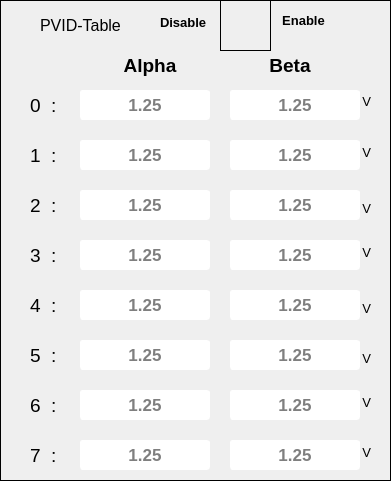
    <widget class="QFrame" name="frame">
     <property name="geometry">
      <rect>
       <x>620</x>
       <y>10</y>
       <width>391</width>
       <height>481</height>
      </rect>
     </property>
     <property name="styleSheet">
      <string notr="true">border: 1px solid black;</string>
     </property>
     <property name="frameShape">
      <enum>QFrame::StyledPanel</enum>
     </property>
     <property name="frameShadow">
      <enum>QFrame::Raised</enum>
     </property>
     <widget class="QLineEdit" name="lineEdit_PVID_A_6">
      <property name="geometry">
       <rect>
        <x>80</x>
        <y>390</y>
        <width>130</width>
        <height>30</height>
       </rect>
      </property>
      <property name="font">
       <font>
        <pointsize>13</pointsize>
        <weight>75</weight>
        <bold>true</bold>
       </font>
      </property>
      <property name="styleSheet">
       <string notr="true">QLineEdit{
	background-color: rgb(255, 255, 255);
	color: rgb(0, 0, 0);
border:1px solid white;
border-radius:3px;
}

QLineEdit::hover{
border:2px solid  rgb(173, 77, 12);
}

QLineEdit::focus{
border:2px solid red;
	background-color: rgb(255, 173, 101);
}</string>
      </property>
      <property name="alignment">
       <set>Qt::AlignCenter</set>
      </property>
      <property name="placeholderText">
       <string>1.25</string>
      </property>
     </widget>
     <widget class="QLabel" name="label_RailA_18">
      <property name="geometry">
       <rect>
        <x>30</x>
        <y>90</y>
        <width>31</width>
        <height>30</height>
       </rect>
      </property>
      <property name="font">
       <font>
        <family>Arial</family>
        <pointsize>14</pointsize>
       </font>
      </property>
      <property name="styleSheet">
       <string notr="true">border: none;
color: rgb(0, 0, 0);</string>
      </property>
      <property name="frameShape">
       <enum>QFrame::NoFrame</enum>
      </property>
      <property name="text">
       <string>0  :</string>
      </property>
      <property name="alignment">
       <set>Qt::AlignLeading|Qt::AlignLeft|Qt::AlignVCenter</set>
      </property>
     </widget>
     <widget class="QLineEdit" name="lineEdit_PVID_A_7">
      <property name="geometry">
       <rect>
        <x>80</x>
        <y>440</y>
        <width>130</width>
        <height>30</height>
       </rect>
      </property>
      <property name="font">
       <font>
        <pointsize>13</pointsize>
        <weight>75</weight>
        <bold>true</bold>
       </font>
      </property>
      <property name="styleSheet">
       <string notr="true">QLineEdit{
	background-color: rgb(255, 255, 255);
	color: rgb(0, 0, 0);
border:1px solid white;
border-radius:3px;
}

QLineEdit::hover{
border:2px solid  rgb(173, 77, 12);
}

QLineEdit::focus{
border:2px solid red;
	background-color: rgb(255, 173, 101);
}</string>
      </property>
      <property name="alignment">
       <set>Qt::AlignCenter</set>
      </property>
      <property name="placeholderText">
       <string>1.25</string>
      </property>
     </widget>
     <widget class="QLineEdit" name="lineEdit_PVID_B_6">
      <property name="geometry">
       <rect>
        <x>230</x>
        <y>390</y>
        <width>130</width>
        <height>30</height>
       </rect>
      </property>
      <property name="font">
       <font>
        <pointsize>13</pointsize>
        <weight>75</weight>
        <bold>true</bold>
       </font>
      </property>
      <property name="styleSheet">
       <string notr="true">QLineEdit{
	background-color: rgb(255, 255, 255);
	color: rgb(0, 0, 0);
border:1px solid white;
border-radius:3px;
}

QLineEdit::hover{
border:2px solid  rgb(173, 77, 12);
}

QLineEdit::focus{
border:2px solid red;
	background-color: rgb(255, 173, 101);
}</string>
      </property>
      <property name="alignment">
       <set>Qt::AlignCenter</set>
      </property>
      <property name="placeholderText">
       <string>1.25</string>
      </property>
     </widget>
     <widget class="QLineEdit" name="lineEdit_PVID_A_3">
      <property name="geometry">
       <rect>
        <x>80</x>
        <y>240</y>
        <width>130</width>
        <height>30</height>
       </rect>
      </property>
      <property name="font">
       <font>
        <pointsize>13</pointsize>
        <weight>75</weight>
        <bold>true</bold>
       </font>
      </property>
      <property name="styleSheet">
       <string notr="true">QLineEdit{
	background-color: rgb(255, 255, 255);
	color: rgb(0, 0, 0);
border:1px solid white;
border-radius:3px;
}

QLineEdit::hover{
border:2px solid  rgb(173, 77, 12);
}

QLineEdit::focus{
border:2px solid red;
	background-color: rgb(255, 173, 101);
}</string>
      </property>
      <property name="alignment">
       <set>Qt::AlignCenter</set>
      </property>
      <property name="placeholderText">
       <string>1.25</string>
      </property>
     </widget>
     <widget class="QLineEdit" name="lineEdit_PVID_B_1">
      <property name="geometry">
       <rect>
        <x>230</x>
        <y>140</y>
        <width>130</width>
        <height>30</height>
       </rect>
      </property>
      <property name="font">
       <font>
        <pointsize>13</pointsize>
        <weight>75</weight>
        <bold>true</bold>
       </font>
      </property>
      <property name="styleSheet">
       <string notr="true">QLineEdit{
	background-color: rgb(255, 255, 255);
	color: rgb(0, 0, 0);
border:1px solid white;
border-radius:3px;
}

QLineEdit::hover{
border:2px solid  rgb(173, 77, 12);
}

QLineEdit::focus{
border:2px solid red;
	background-color: rgb(255, 173, 101);
}</string>
      </property>
      <property name="alignment">
       <set>Qt::AlignCenter</set>
      </property>
      <property name="placeholderText">
       <string>1.25</string>
      </property>
     </widget>
     <widget class="QPushButton" name="pushButton_Enable_APD_railA">
      <property name="geometry">
       <rect>
        <x>220</x>
        <y>0</y>
        <width>51</width>
        <height>51</height>
       </rect>
      </property>
      <property name="mouseTracking">
       <bool>true</bool>
      </property>
      <property name="tabletTracking">
       <bool>true</bool>
      </property>
      <property name="styleSheet">
       <string notr="true">QPushButton{
border-image: url(:/C:/Users/MukeshChaudhary/PycharmProjects/pythonProject/GUI_IMAGE/but0.png);
}


QPushButton::hover {
border-image: url(:/C:/Users/MukeshChaudhary/PycharmProjects/pythonProject/GUI_IMAGE/but0_hover.png);
	}
</string>
      </property>
      <property name="text">
       <string/>
      </property>
      <property name="checkable">
       <bool>true</bool>
      </property>
      <property name="default">
       <bool>true</bool>
      </property>
     </widget>
     <widget class="QLabel" name="label_RailA_20">
      <property name="geometry">
       <rect>
        <x>30</x>
        <y>190</y>
        <width>31</width>
        <height>30</height>
       </rect>
      </property>
      <property name="font">
       <font>
        <family>Arial</family>
        <pointsize>14</pointsize>
       </font>
      </property>
      <property name="styleSheet">
       <string notr="true">border: none;
color: rgb(0, 0, 0);</string>
      </property>
      <property name="frameShape">
       <enum>QFrame::NoFrame</enum>
      </property>
      <property name="text">
       <string>2  :</string>
      </property>
      <property name="alignment">
       <set>Qt::AlignLeading|Qt::AlignLeft|Qt::AlignVCenter</set>
      </property>
     </widget>
     <widget class="QLineEdit" name="lineEdit_PVID_A_4">
      <property name="geometry">
       <rect>
        <x>80</x>
        <y>290</y>
        <width>130</width>
        <height>30</height>
       </rect>
      </property>
      <property name="font">
       <font>
        <pointsize>13</pointsize>
        <weight>75</weight>
        <bold>true</bold>
       </font>
      </property>
      <property name="styleSheet">
       <string notr="true">QLineEdit{
	background-color: rgb(255, 255, 255);
	color: rgb(0, 0, 0);
border:1px solid white;
border-radius:3px;
}

QLineEdit::hover{
border:2px solid  rgb(173, 77, 12);
}

QLineEdit::focus{
border:2px solid red;
	background-color: rgb(255, 173, 101);
}</string>
      </property>
      <property name="alignment">
       <set>Qt::AlignCenter</set>
      </property>
      <property name="placeholderText">
       <string>1.25</string>
      </property>
     </widget>
     <widget class="QLineEdit" name="lineEdit_PVID_A_0">
      <property name="geometry">
       <rect>
        <x>80</x>
        <y>90</y>
        <width>130</width>
        <height>30</height>
       </rect>
      </property>
      <property name="font">
       <font>
        <pointsize>13</pointsize>
        <weight>75</weight>
        <bold>true</bold>
       </font>
      </property>
      <property name="styleSheet">
       <string notr="true">QLineEdit{
	background-color: rgb(255, 255, 255);
	color: rgb(0, 0, 0);
border:1px solid white;
border-radius:3px;
}

QLineEdit::hover{
border:2px solid  rgb(173, 77, 12);
}

QLineEdit::focus{
border:2px solid red;
	background-color: rgb(255, 173, 101);
}</string>
      </property>
      <property name="alignment">
       <set>Qt::AlignCenter</set>
      </property>
      <property name="placeholderText">
       <string>1.25</string>
      </property>
     </widget>
     <widget class="QLineEdit" name="lineEdit_PVID_B_3">
      <property name="geometry">
       <rect>
        <x>230</x>
        <y>240</y>
        <width>130</width>
        <height>30</height>
       </rect>
      </property>
      <property name="font">
       <font>
        <pointsize>13</pointsize>
        <weight>75</weight>
        <bold>true</bold>
       </font>
      </property>
      <property name="styleSheet">
       <string notr="true">QLineEdit{
	background-color: rgb(255, 255, 255);
	color: rgb(0, 0, 0);
border:1px solid white;
border-radius:3px;
}

QLineEdit::hover{
border:2px solid  rgb(173, 77, 12);
}

QLineEdit::focus{
border:2px solid red;
	background-color: rgb(255, 173, 101);
}</string>
      </property>
      <property name="alignment">
       <set>Qt::AlignCenter</set>
      </property>
      <property name="placeholderText">
       <string>1.25</string>
      </property>
     </widget>
     <widget class="QLineEdit" name="lineEdit_PVID_A_5">
      <property name="geometry">
       <rect>
        <x>80</x>
        <y>340</y>
        <width>130</width>
        <height>30</height>
       </rect>
      </property>
      <property name="font">
       <font>
        <pointsize>13</pointsize>
        <weight>75</weight>
        <bold>true</bold>
       </font>
      </property>
      <property name="styleSheet">
       <string notr="true">QLineEdit{
	background-color: rgb(255, 255, 255);
	color: rgb(0, 0, 0);
border:1px solid white;
border-radius:3px;
}

QLineEdit::hover{
border:2px solid  rgb(173, 77, 12);
}

QLineEdit::focus{
border:2px solid red;
	background-color: rgb(255, 173, 101);
}</string>
      </property>
      <property name="alignment">
       <set>Qt::AlignCenter</set>
      </property>
      <property name="placeholderText">
       <string>1.25</string>
      </property>
     </widget>
     <widget class="QLineEdit" name="lineEdit_PVID_A_2">
      <property name="geometry">
       <rect>
        <x>80</x>
        <y>190</y>
        <width>130</width>
        <height>30</height>
       </rect>
      </property>
      <property name="font">
       <font>
        <pointsize>13</pointsize>
        <weight>75</weight>
        <bold>true</bold>
       </font>
      </property>
      <property name="styleSheet">
       <string notr="true">QLineEdit{
	background-color: rgb(255, 255, 255);
	color: rgb(0, 0, 0);
border:1px solid white;
border-radius:3px;
}

QLineEdit::hover{
border:2px solid  rgb(173, 77, 12);
}

QLineEdit::focus{
border:2px solid red;
	background-color: rgb(255, 173, 101);
}</string>
      </property>
      <property name="alignment">
       <set>Qt::AlignCenter</set>
      </property>
      <property name="placeholderText">
       <string>1.25</string>
      </property>
     </widget>
     <widget class="QLineEdit" name="lineEdit_PVID_B_0">
      <property name="geometry">
       <rect>
        <x>230</x>
        <y>90</y>
        <width>130</width>
        <height>30</height>
       </rect>
      </property>
      <property name="font">
       <font>
        <pointsize>13</pointsize>
        <weight>75</weight>
        <bold>true</bold>
       </font>
      </property>
      <property name="styleSheet">
       <string notr="true">QLineEdit{
	background-color: rgb(255, 255, 255);
	color: rgb(0, 0, 0);
border:1px solid white;
border-radius:3px;
}

QLineEdit::hover{
border:2px solid  rgb(173, 77, 12);
}

QLineEdit::focus{
border:2px solid red;
	background-color: rgb(255, 173, 101);
}</string>
      </property>
      <property name="alignment">
       <set>Qt::AlignCenter</set>
      </property>
      <property name="placeholderText">
       <string>1.25</string>
      </property>
     </widget>
     <widget class="QLabel" name="label_RailA_19">
      <property name="geometry">
       <rect>
        <x>30</x>
        <y>140</y>
        <width>31</width>
        <height>30</height>
       </rect>
      </property>
      <property name="font">
       <font>
        <family>Arial</family>
        <pointsize>14</pointsize>
       </font>
      </property>
      <property name="styleSheet">
       <string notr="true">border: none;
color: rgb(0, 0, 0);</string>
      </property>
      <property name="frameShape">
       <enum>QFrame::NoFrame</enum>
      </property>
      <property name="text">
       <string>1  :</string>
      </property>
      <property name="alignment">
       <set>Qt::AlignLeading|Qt::AlignLeft|Qt::AlignVCenter</set>
      </property>
     </widget>
     <widget class="QLabel" name="label_RailA_22">
      <property name="geometry">
       <rect>
        <x>30</x>
        <y>290</y>
        <width>31</width>
        <height>30</height>
       </rect>
      </property>
      <property name="font">
       <font>
        <family>Arial</family>
        <pointsize>14</pointsize>
       </font>
      </property>
      <property name="styleSheet">
       <string notr="true">border: none;
color: rgb(0, 0, 0);</string>
      </property>
      <property name="frameShape">
       <enum>QFrame::NoFrame</enum>
      </property>
      <property name="text">
       <string>4  :</string>
      </property>
      <property name="alignment">
       <set>Qt::AlignLeading|Qt::AlignLeft|Qt::AlignVCenter</set>
      </property>
     </widget>
     <widget class="QLineEdit" name="lineEdit_PVID_A_1">
      <property name="geometry">
       <rect>
        <x>80</x>
        <y>140</y>
        <width>130</width>
        <height>30</height>
       </rect>
      </property>
      <property name="font">
       <font>
        <pointsize>13</pointsize>
        <weight>75</weight>
        <bold>true</bold>
       </font>
      </property>
      <property name="styleSheet">
       <string notr="true">QLineEdit{
	background-color: rgb(255, 255, 255);
	color: rgb(0, 0, 0);
border:1px solid white;
border-radius:3px;
}

QLineEdit::hover{
border:2px solid  rgb(173, 77, 12);
}

QLineEdit::focus{
border:2px solid red;
	background-color: rgb(255, 173, 101);
}</string>
      </property>
      <property name="alignment">
       <set>Qt::AlignCenter</set>
      </property>
      <property name="placeholderText">
       <string>1.25</string>
      </property>
     </widget>
     <widget class="QLabel" name="label_RailA_21">
      <property name="geometry">
       <rect>
        <x>30</x>
        <y>240</y>
        <width>31</width>
        <height>30</height>
       </rect>
      </property>
      <property name="font">
       <font>
        <family>Arial</family>
        <pointsize>14</pointsize>
       </font>
      </property>
      <property name="styleSheet">
       <string notr="true">border: none;
color: rgb(0, 0, 0);</string>
      </property>
      <property name="frameShape">
       <enum>QFrame::NoFrame</enum>
      </property>
      <property name="text">
       <string>3  :</string>
      </property>
      <property name="alignment">
       <set>Qt::AlignLeading|Qt::AlignLeft|Qt::AlignVCenter</set>
      </property>
     </widget>
     <widget class="QLabel" name="label_RailA_27">
      <property name="geometry">
       <rect>
        <x>30</x>
        <y>440</y>
        <width>31</width>
        <height>30</height>
       </rect>
      </property>
      <property name="font">
       <font>
        <family>Arial</family>
        <pointsize>14</pointsize>
       </font>
      </property>
      <property name="styleSheet">
       <string notr="true">border: none;
color: rgb(0, 0, 0);</string>
      </property>
      <property name="frameShape">
       <enum>QFrame::NoFrame</enum>
      </property>
      <property name="text">
       <string>7  :</string>
      </property>
      <property name="alignment">
       <set>Qt::AlignLeading|Qt::AlignLeft|Qt::AlignVCenter</set>
      </property>
     </widget>
     <widget class="QLabel" name="label_RailA_24">
      <property name="geometry">
       <rect>
        <x>30</x>
        <y>390</y>
        <width>31</width>
        <height>30</height>
       </rect>
      </property>
      <property name="font">
       <font>
        <family>Arial</family>
        <pointsize>14</pointsize>
       </font>
      </property>
      <property name="styleSheet">
       <string notr="true">border: none;
color: rgb(0, 0, 0);</string>
      </property>
      <property name="frameShape">
       <enum>QFrame::NoFrame</enum>
      </property>
      <property name="text">
       <string>6  :</string>
      </property>
      <property name="alignment">
       <set>Qt::AlignLeading|Qt::AlignLeft|Qt::AlignVCenter</set>
      </property>
     </widget>
     <widget class="QLabel" name="label_RailA_23">
      <property name="geometry">
       <rect>
        <x>30</x>
        <y>340</y>
        <width>31</width>
        <height>30</height>
       </rect>
      </property>
      <property name="font">
       <font>
        <family>Arial</family>
        <pointsize>14</pointsize>
       </font>
      </property>
      <property name="styleSheet">
       <string notr="true">border: none;
color: rgb(0, 0, 0);</string>
      </property>
      <property name="frameShape">
       <enum>QFrame::NoFrame</enum>
      </property>
      <property name="text">
       <string>5  :</string>
      </property>
      <property name="alignment">
       <set>Qt::AlignLeading|Qt::AlignLeft|Qt::AlignVCenter</set>
      </property>
     </widget>
     <widget class="QLineEdit" name="lineEdit_PVID_B_2">
      <property name="geometry">
       <rect>
        <x>230</x>
        <y>190</y>
        <width>130</width>
        <height>30</height>
       </rect>
      </property>
      <property name="font">
       <font>
        <pointsize>13</pointsize>
        <weight>75</weight>
        <bold>true</bold>
       </font>
      </property>
      <property name="styleSheet">
       <string notr="true">QLineEdit{
	background-color: rgb(255, 255, 255);
	color: rgb(0, 0, 0);
border:1px solid white;
border-radius:3px;
}

QLineEdit::hover{
border:2px solid  rgb(173, 77, 12);
}

QLineEdit::focus{
border:2px solid red;
	background-color: rgb(255, 173, 101);
}</string>
      </property>
      <property name="alignment">
       <set>Qt::AlignCenter</set>
      </property>
      <property name="placeholderText">
       <string>1.25</string>
      </property>
     </widget>
     <widget class="QLineEdit" name="lineEdit_PVID_B_5">
      <property name="geometry">
       <rect>
        <x>230</x>
        <y>340</y>
        <width>130</width>
        <height>30</height>
       </rect>
      </property>
      <property name="font">
       <font>
        <pointsize>13</pointsize>
        <weight>75</weight>
        <bold>true</bold>
       </font>
      </property>
      <property name="styleSheet">
       <string notr="true">QLineEdit{
	background-color: rgb(255, 255, 255);
	color: rgb(0, 0, 0);
border:1px solid white;
border-radius:3px;
}

QLineEdit::hover{
border:2px solid  rgb(173, 77, 12);
}

QLineEdit::focus{
border:2px solid red;
	background-color: rgb(255, 173, 101);
}</string>
      </property>
      <property name="alignment">
       <set>Qt::AlignCenter</set>
      </property>
      <property name="placeholderText">
       <string>1.25</string>
      </property>
     </widget>
     <widget class="QLineEdit" name="lineEdit_PVID_B_7">
      <property name="geometry">
       <rect>
        <x>230</x>
        <y>440</y>
        <width>130</width>
        <height>30</height>
       </rect>
      </property>
      <property name="font">
       <font>
        <pointsize>13</pointsize>
        <weight>75</weight>
        <bold>true</bold>
       </font>
      </property>
      <property name="styleSheet">
       <string notr="true">QLineEdit{
	background-color: rgb(255, 255, 255);
	color: rgb(0, 0, 0);
border:1px solid white;
border-radius:3px;
}

QLineEdit::hover{
border:2px solid  rgb(173, 77, 12);
}

QLineEdit::focus{
border:2px solid red;
	background-color: rgb(255, 173, 101);
}</string>
      </property>
      <property name="alignment">
       <set>Qt::AlignCenter</set>
      </property>
      <property name="placeholderText">
       <string>1.25</string>
      </property>
     </widget>
     <widget class="QLineEdit" name="lineEdit_PVID_B_4">
      <property name="geometry">
       <rect>
        <x>230</x>
        <y>290</y>
        <width>130</width>
        <height>30</height>
       </rect>
      </property>
      <property name="font">
       <font>
        <pointsize>13</pointsize>
        <weight>75</weight>
        <bold>true</bold>
       </font>
      </property>
      <property name="styleSheet">
       <string notr="true">QLineEdit{
	background-color: rgb(255, 255, 255);
	color: rgb(0, 0, 0);
border:1px solid white;
border-radius:3px;
}

QLineEdit::hover{
border:2px solid  rgb(173, 77, 12);
}

QLineEdit::focus{
border:2px solid red;
	background-color: rgb(255, 173, 101);
}</string>
      </property>
      <property name="alignment">
       <set>Qt::AlignCenter</set>
      </property>
      <property name="placeholderText">
       <string>1.25</string>
      </property>
     </widget>
     <widget class="QLabel" name="label_EnableA">
      <property name="geometry">
       <rect>
        <x>280</x>
        <y>10</y>
        <width>47</width>
        <height>20</height>
       </rect>
      </property>
      <property name="font">
       <font>
        <family>Arial</family>
        <pointsize>10</pointsize>
        <weight>75</weight>
        <bold>true</bold>
       </font>
      </property>
      <property name="styleSheet">
       <string notr="true">border: none;
color: rgb(0, 0, 0);</string>
      </property>
      <property name="text">
       <string>Enable</string>
      </property>
      <property name="alignment">
       <set>Qt::AlignCenter</set>
      </property>
     </widget>
     <widget class="QLabel" name="label_DisableA">
      <property name="geometry">
       <rect>
        <x>160</x>
        <y>12</y>
        <width>47</width>
        <height>20</height>
       </rect>
      </property>
      <property name="font">
       <font>
        <family>Arial</family>
        <pointsize>10</pointsize>
        <weight>75</weight>
        <bold>true</bold>
       </font>
      </property>
      <property name="styleSheet">
       <string notr="true">border: none;
color: rgb(0, 0, 0);</string>
      </property>
      <property name="text">
       <string>Disable</string>
      </property>
     </widget>
     <widget class="QLabel" name="label_RailA_17">
      <property name="geometry">
       <rect>
        <x>40</x>
        <y>10</y>
        <width>111</width>
        <height>30</height>
       </rect>
      </property>
      <property name="font">
       <font>
        <family>Arial</family>
        <pointsize>12</pointsize>
       </font>
      </property>
      <property name="styleSheet">
       <string notr="true">border: none;
color: rgb(0, 0, 0);</string>
      </property>
      <property name="frameShape">
       <enum>QFrame::NoFrame</enum>
      </property>
      <property name="text">
       <string>PVID-Table</string>
      </property>
      <property name="alignment">
       <set>Qt::AlignLeading|Qt::AlignLeft|Qt::AlignVCenter</set>
      </property>
     </widget>
     <widget class="QLabel" name="label_display_RailA">
      <property name="geometry">
       <rect>
        <x>100</x>
        <y>50</y>
        <width>100</width>
        <height>30</height>
       </rect>
      </property>
      <property name="font">
       <font>
        <family>Arial</family>
        <pointsize>14</pointsize>
        <weight>75</weight>
        <bold>true</bold>
       </font>
      </property>
      <property name="styleSheet">
       <string notr="true">border: none;</string>
      </property>
      <property name="frameShape">
       <enum>QFrame::NoFrame</enum>
      </property>
      <property name="text">
       <string>Alpha</string>
      </property>
      <property name="alignment">
       <set>Qt::AlignCenter</set>
      </property>
     </widget>
     <widget class="QLabel" name="label_display_RailB">
      <property name="geometry">
       <rect>
        <x>240</x>
        <y>50</y>
        <width>100</width>
        <height>30</height>
       </rect>
      </property>
      <property name="font">
       <font>
        <family>Arial</family>
        <pointsize>14</pointsize>
        <weight>75</weight>
        <bold>true</bold>
       </font>
      </property>
      <property name="styleSheet">
       <string notr="true">border: none;</string>
      </property>
      <property name="frameShape">
       <enum>QFrame::NoFrame</enum>
      </property>
      <property name="text">
       <string>Beta</string>
      </property>
      <property name="alignment">
       <set>Qt::AlignCenter</set>
      </property>
     </widget>
     <widget class="QLabel" name="label_RailA_42">
      <property name="geometry">
       <rect>
        <x>351</x>
        <y>91</y>
        <width>20</width>
        <height>21</height>
       </rect>
      </property>
      <property name="font">
       <font>
        <family>Arial</family>
        <pointsize>10</pointsize>
       </font>
      </property>
      <property name="styleSheet">
       <string notr="true">border: none;
color: rgb(0, 0, 0);</string>
      </property>
      <property name="frameShape">
       <enum>QFrame::NoFrame</enum>
      </property>
      <property name="text">
       <string>V</string>
      </property>
      <property name="alignment">
       <set>Qt::AlignRight|Qt::AlignTrailing|Qt::AlignVCenter</set>
      </property>
     </widget>
     <widget class="QLabel" name="label_RailA_43">
      <property name="geometry">
       <rect>
        <x>351</x>
        <y>142</y>
        <width>20</width>
        <height>21</height>
       </rect>
      </property>
      <property name="font">
       <font>
        <family>Arial</family>
        <pointsize>10</pointsize>
       </font>
      </property>
      <property name="styleSheet">
       <string notr="true">border: none;
color: rgb(0, 0, 0);</string>
      </property>
      <property name="frameShape">
       <enum>QFrame::NoFrame</enum>
      </property>
      <property name="text">
       <string>V</string>
      </property>
      <property name="alignment">
       <set>Qt::AlignRight|Qt::AlignTrailing|Qt::AlignVCenter</set>
      </property>
     </widget>
     <widget class="QLabel" name="label_RailA_44">
      <property name="geometry">
       <rect>
        <x>351</x>
        <y>198</y>
        <width>20</width>
        <height>21</height>
       </rect>
      </property>
      <property name="font">
       <font>
        <family>Arial</family>
        <pointsize>10</pointsize>
       </font>
      </property>
      <property name="styleSheet">
       <string notr="true">border: none;
color: rgb(0, 0, 0);</string>
      </property>
      <property name="frameShape">
       <enum>QFrame::NoFrame</enum>
      </property>
      <property name="text">
       <string>V</string>
      </property>
      <property name="alignment">
       <set>Qt::AlignRight|Qt::AlignTrailing|Qt::AlignVCenter</set>
      </property>
     </widget>
     <widget class="QLabel" name="label_RailA_45">
      <property name="geometry">
       <rect>
        <x>351</x>
        <y>242</y>
        <width>20</width>
        <height>21</height>
       </rect>
      </property>
      <property name="font">
       <font>
        <family>Arial</family>
        <pointsize>10</pointsize>
       </font>
      </property>
      <property name="styleSheet">
       <string notr="true">border: none;
color: rgb(0, 0, 0);</string>
      </property>
      <property name="frameShape">
       <enum>QFrame::NoFrame</enum>
      </property>
      <property name="text">
       <string>V</string>
      </property>
      <property name="alignment">
       <set>Qt::AlignRight|Qt::AlignTrailing|Qt::AlignVCenter</set>
      </property>
     </widget>
     <widget class="QLabel" name="label_RailA_46">
      <property name="geometry">
       <rect>
        <x>351</x>
        <y>298</y>
        <width>20</width>
        <height>21</height>
       </rect>
      </property>
      <property name="font">
       <font>
        <family>Arial</family>
        <pointsize>10</pointsize>
       </font>
      </property>
      <property name="styleSheet">
       <string notr="true">border: none;
color: rgb(0, 0, 0);</string>
      </property>
      <property name="frameShape">
       <enum>QFrame::NoFrame</enum>
      </property>
      <property name="text">
       <string>V</string>
      </property>
      <property name="alignment">
       <set>Qt::AlignRight|Qt::AlignTrailing|Qt::AlignVCenter</set>
      </property>
     </widget>
     <widget class="QLabel" name="label_RailA_47">
      <property name="geometry">
       <rect>
        <x>351</x>
        <y>348</y>
        <width>20</width>
        <height>21</height>
       </rect>
      </property>
      <property name="font">
       <font>
        <family>Arial</family>
        <pointsize>10</pointsize>
       </font>
      </property>
      <property name="styleSheet">
       <string notr="true">border: none;
color: rgb(0, 0, 0);</string>
      </property>
      <property name="frameShape">
       <enum>QFrame::NoFrame</enum>
      </property>
      <property name="text">
       <string>V</string>
      </property>
      <property name="alignment">
       <set>Qt::AlignRight|Qt::AlignTrailing|Qt::AlignVCenter</set>
      </property>
     </widget>
     <widget class="QLabel" name="label_RailA_48">
      <property name="geometry">
       <rect>
        <x>351</x>
        <y>392</y>
        <width>20</width>
        <height>21</height>
       </rect>
      </property>
      <property name="font">
       <font>
        <family>Arial</family>
        <pointsize>10</pointsize>
       </font>
      </property>
      <property name="styleSheet">
       <string notr="true">border: none;
color: rgb(0, 0, 0);</string>
      </property>
      <property name="frameShape">
       <enum>QFrame::NoFrame</enum>
      </property>
      <property name="text">
       <string>V</string>
      </property>
      <property name="alignment">
       <set>Qt::AlignRight|Qt::AlignTrailing|Qt::AlignVCenter</set>
      </property>
     </widget>
     <widget class="QLabel" name="label_RailA_49">
      <property name="geometry">
       <rect>
        <x>351</x>
        <y>442</y>
        <width>20</width>
        <height>21</height>
       </rect>
      </property>
      <property name="font">
       <font>
        <family>Arial</family>
        <pointsize>10</pointsize>
       </font>
      </property>
      <property name="styleSheet">
       <string notr="true">border: none;
color: rgb(0, 0, 0);</string>
      </property>
      <property name="frameShape">
       <enum>QFrame::NoFrame</enum>
      </property>
      <property name="text">
       <string>V</string>
      </property>
      <property name="alignment">
       <set>Qt::AlignRight|Qt::AlignTrailing|Qt::AlignVCenter</set>
      </property>
     </widget>
     <widget class="QLabel" name="label_RailA_50">
      <property name="geometry">
       <rect>
        <x>380</x>
        <y>120</y>
        <width>20</width>
        <height>21</height>
       </rect>
      </property>
      <property name="font">
       <font>
        <family>Arial</family>
        <pointsize>10</pointsize>
       </font>
      </property>
      <property name="styleSheet">
       <string notr="true">border: none;
color: rgb(0, 0, 0);</string>
      </property>
      <property name="frameShape">
       <enum>QFrame::NoFrame</enum>
      </property>
      <property name="text">
       <string>V</string>
      </property>
      <property name="alignment">
       <set>Qt::AlignRight|Qt::AlignTrailing|Qt::AlignVCenter</set>
      </property>
     </widget>
    </widget>
